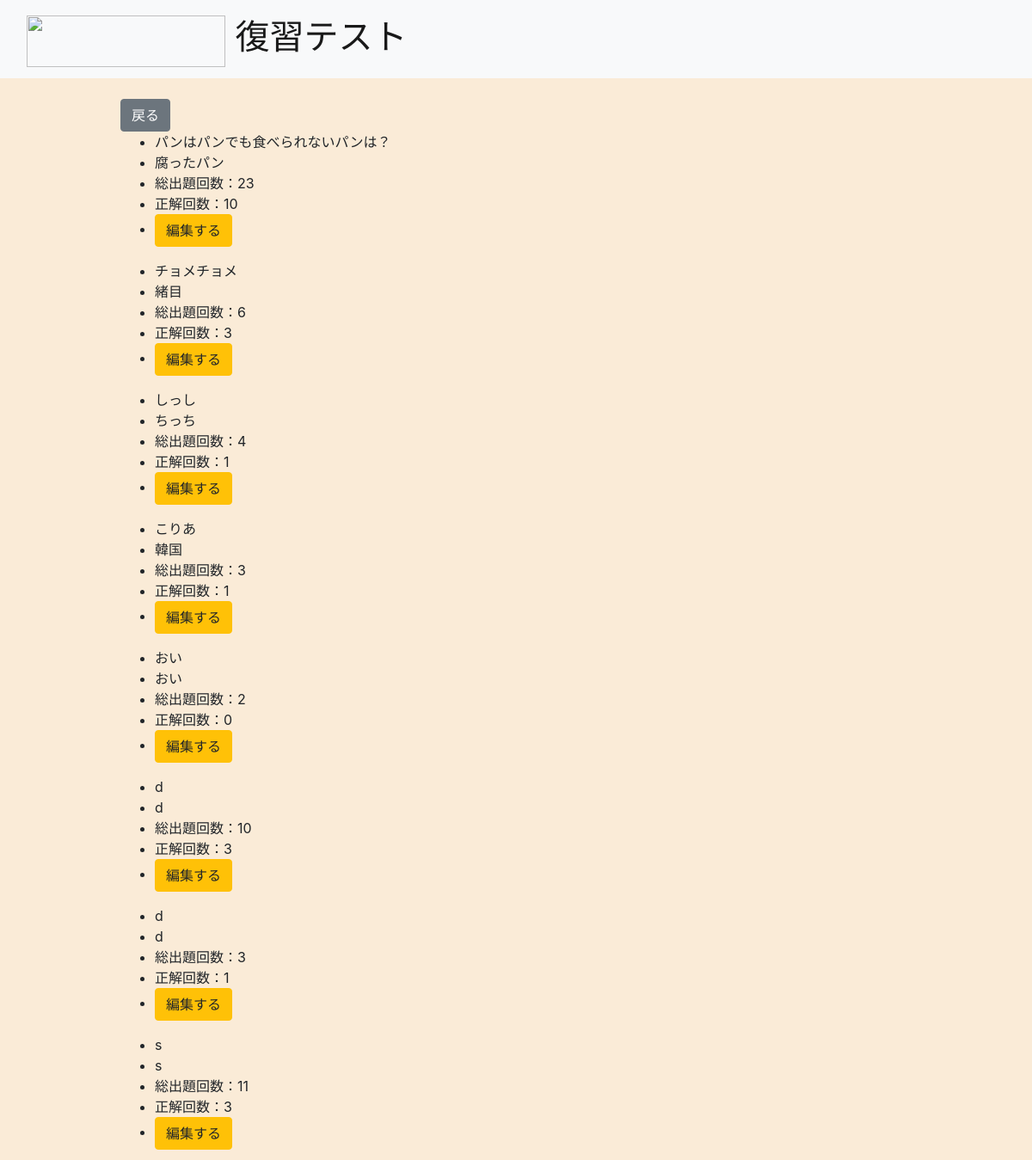
Page /history/ (upper part) on the earlier database version.
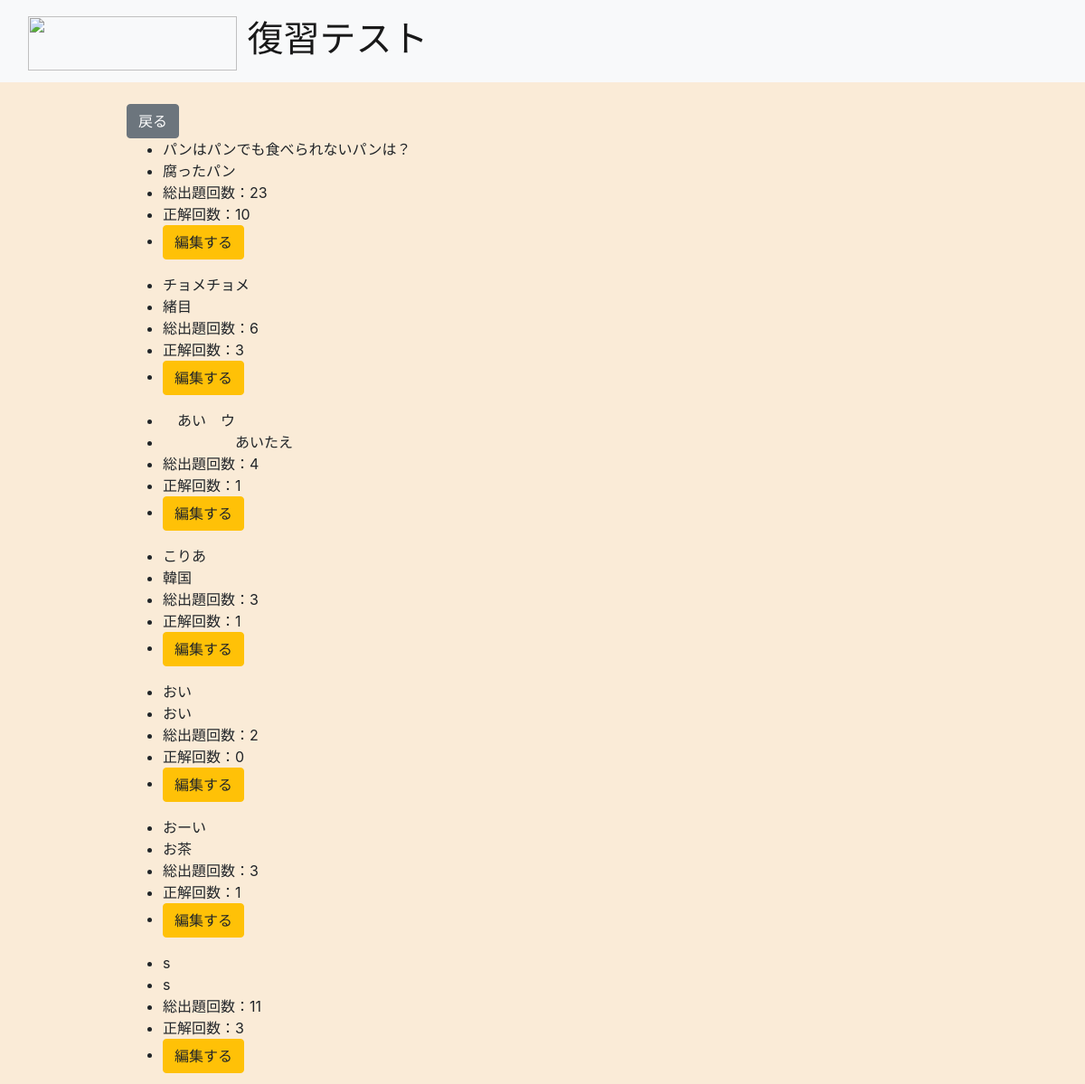
Same page on the later database version.
### test/models.py (models this page shows)
class Test(models.Model):
  que = models.CharField(max_length=255)
  ans = models.CharField(max_length=255)
  total = models.IntegerField(default=0)
  correct = models.IntegerField(default=0)

### test/views.py (the view, shortened to what this page needs)
# urls.py: path("history/", views.history, name="history"),
def history(request):
  if request.method == 'GET':
    tests_list = {}
    tests = Test.objects.all()
    tests_list["tests_list"] = tests
    return render(request, 'history.html', tests_list)

### test/templates/history.html (shortened to what this page needs)
{% extends 'base.html' %}
{% block content %}
<form method="get" action="{% url 'test:index' %}">
  <button type="submit" class="btn btn-secondary">戻る</button>
</form>
<div>
  {% for test in tests_list %}
  <ul>
      <li>{{ test.que }}</li>
      <li>{{ test.ans }}</li>
      <li>総出題回数：{{ test.total }}</li>
      <li>正解回数：{{ test.correct }}</li>
      <li>
        <form method="post", action="{% url 'test:history' %}">
          <button type="submit" class="btn btn-warning">編集する</button>
        </form>
      </li>
  </ul>
  {% endfor %}
</div>
{% endblock %}

### test/templates/base.html (shortened to what this page needs)
{% load static %}
<!DOCTYPE html>
<html lang="en">
<head>
  <link rel="stylesheet" href="https://stackpath.bootstrapcdn.com/bootstrap/4.3.1/css/bootstrap.min.css">
  <link rel="stylesheet" href="{% static 'style.css' %}">
</head>
<body style="background-color: #faebd7;">
  <header>
    <nav class="navbar navbar-light bg-light">
      <div class="container-fluid">
        <a class="navbar-brand" href="/" style="font-size: 40px;">
          <img src="" alt="" width="100%" height="60" class="d-inline-block align-text-top">
          復習テスト
        </a>
      </div>
    </nav>
  </header>
  <div class="container">
    <div class="row">
      <div class="col-sm-10 mx-auto mt-4">
        {% block content %}
        {% endblock %}
      </div>
    </div>
  </div>
</body>
</html>

Differences in the rows shown:
removed Test: que "d", ans "d", total "10", correct "3"
changed Test: que "しっし" → "あい ウ"; ans "ちっち" → "あいたえ"
changed Test: que "d" → "おーい"; ans "d" → "お茶"
